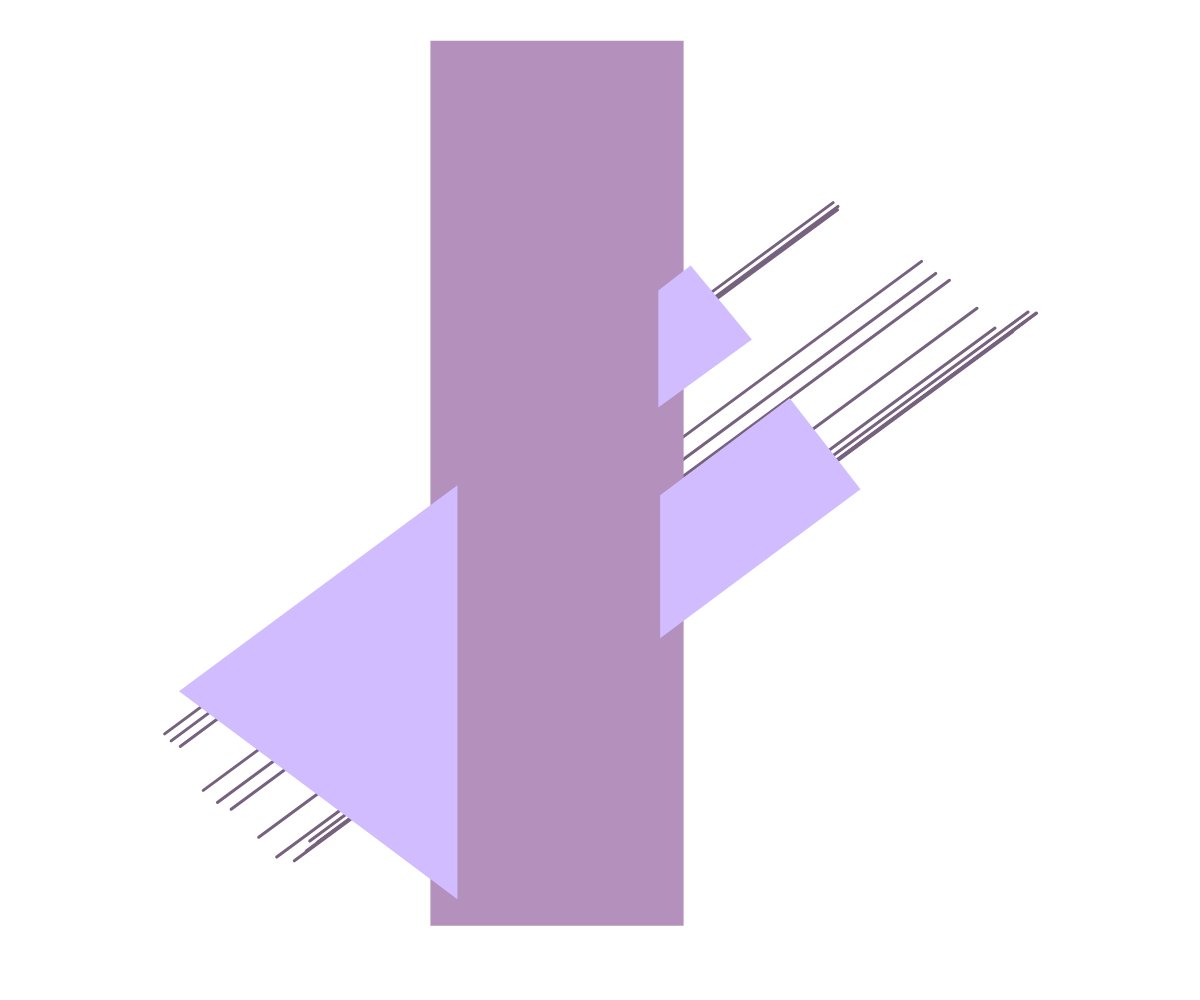
Frame 1 (no input)
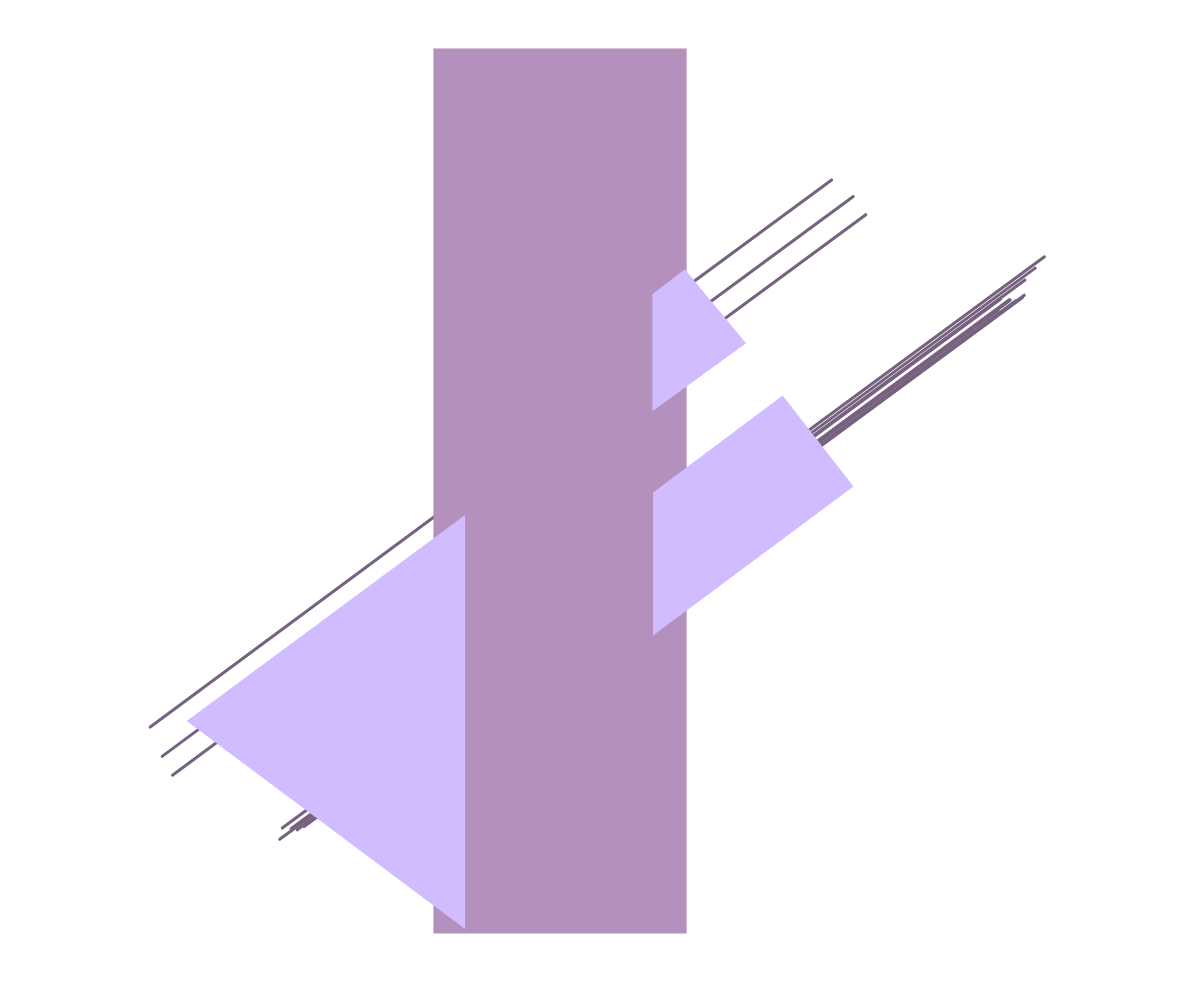
Frame 60 (no input)
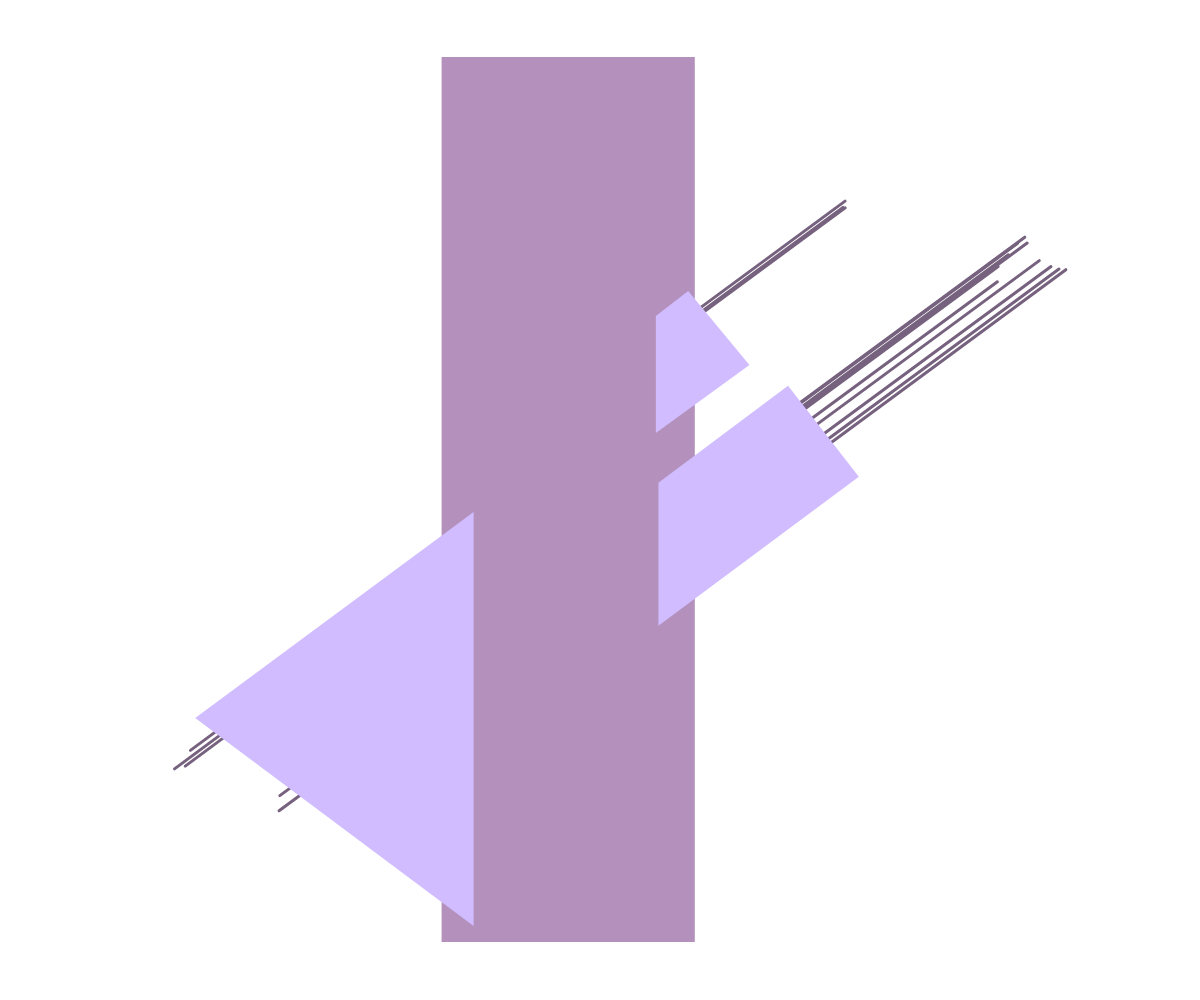
Frame 120 (the mouse pressed at the canvas centre since frame 60)

The p5.js sketch that drew these frames (run headless with seeded random() and noise() and a simulated clock; from frame 60 on, the mouse is pressed at the canvas centre):

// p5.js sketch
// ── sketch.js
//This class draws groups of lines using a class.
//In this class, the start points'X location, start points'Y location, end points'X location, end points'Y location, angle, number of lines in each group, color, space, strokeWeight
//are used as parameters.

class lineGroup {
  constructor(startX, startY, endX, endY, angle, numLines, color, space, strokeWeight) {
    this.startX = startX;
    this.startY = startY;
    this.endX = endX;
    this.endY = endY;
    this.angle = angle;
    this.numLines = numLines;
    this.color = color;
    this.lineSpacing = space; 
    this.strokeWeight = strokeWeight;
    this.noiseOffset = random(1000); // Perlin noise offset for animation
  }

  draw() {
    stroke(this.color);//Set the color of the lines.

    strokeWeight(this.strokeWeight);// Set the line thickness.

    // Draw each line in the group at an offset based on line spacing and angle.
    for (let i = 0; i < this.numLines; i++) {
        // Calculate horizontal and vertical offsets for each line.
      let offsetX = cos(this.angle) * this.lineSpacing * i;
      let offsetY = sin(this.angle) * this.lineSpacing * i;

      let noiseX = map(noise(this.noiseOffset + i * 0.1), 0, 1, -100, 100);
      let noiseY = map(noise(this.noiseOffset + i * 0.1 + 100), 0, 1, -100, 100);

      // Draw the line with the calculated offsets.
      line(
        this.startX + offsetX + noiseX,
        this.startY + offsetY + noiseY,
        this.endX + offsetX + noiseX,
        this.endY + offsetY + noiseY
      );
    }

    this.noiseOffset += 0.01;
  }
}
//Storing the line groups into an array.
let groups = [];
let colorMiddle;// Color for the middle layer.
let colorTop; // Color for the top layer.

// perlin noise of each elements' offset
let rectNoiseOffset = 100;
let triNoiseOffset = 200;
let quad1NoiseOffset = 400;
let quad2NoiseOffset = 600;

function setup() {
  createCanvas(windowWidth, windowHeight);// Set canvas to full window size.
  background(255); // Set background to white.

  drawLineGroups();// Draw the initial set of line groups.
  colorMiddle = color(random(145,188), 145, 188);// Define color for the middle layer.
  colorTop = color(random(188,255), 188, 255);// Define color for the top layer.
}

function draw() {
  // make the animation doesn't leave path
  background(255);
  // Draw all base layer line groups stored in the groups array.
  for (let group of groups) {
    group.draw();
  }

  drawMiddleLayer();// Draw the middle layer.
  drawTopLayer();// Draw the top layer.

  // set the noise increment for the elements
  rectNoiseOffset += 0.01;
  triNoiseOffset += 0.01;
  quad1NoiseOffset += 0.02;
  quad2NoiseOffset += 0.03;
}

function drawLineGroups() {
   // Clear existing groups when resizing
  groups = [];

   // Define properties for each line group in the base layer.
  let baseLayer1StartX = 0.15 * windowWidth;
  let baseLayer1StartY = 0.75 * windowHeight;
  let baseLayer1EndX = 0.544 * windowWidth;
  let baseLayer1EndY = 0.4 * windowHeight;
  let baseLayer1Angle = PI / 6.78;

  let baseLayer2StartX = 0.582 * windowWidth;
  let baseLayer2StartY = 0.325 * windowHeight;
  let baseLayer2EndX = 0.72 * windowWidth;
  let baseLayer2EndY = 0.203 * windowHeight;
  let baseLayer2Angle = PI / 6.78;

  let baseLayer3StartX = 0.2314 * windowWidth;
  let baseLayer3StartY = 0.814 * windowHeight;
  let baseLayer3EndX = 0.83 * windowWidth;
  let baseLayer3EndY = 0.285 * windowHeight;
  let baseLayer3Angle = PI / 6.78;
 
  // Set a random color for the base layer.
  let colorBase = color(random(98,126), 98, 126);

 // Add new line groups to the groups array with specified properties.
  groups.push(new lineGroup(baseLayer1StartX, baseLayer1StartY, baseLayer1EndX, baseLayer1EndY, baseLayer1Angle, 3, colorBase, 10, 3));
  groups.push(new lineGroup(baseLayer2StartX, baseLayer2StartY, baseLayer2EndX, baseLayer2EndY, baseLayer2Angle, 3, colorBase, 10, 3));
  groups.push(new lineGroup(baseLayer3StartX, baseLayer3StartY, baseLayer3EndX, baseLayer3EndY, baseLayer3Angle, 10, colorBase, 5, 3));
}

function drawMiddleLayer() {
  // Draw a rectangle as the middle layer in the specified location and size.
  let middleLayerX = 0.38 * windowWidth;
  let middleLayerY = 0.061 * windowHeight;
  let middleLayerWidth = 0.211 * windowWidth;
  let middleLayerHeight = 0.885 * windowHeight;
  
  //set perlin noise for the rectangle
  let noiseX = map(noise(rectNoiseOffset), 0, 1, -50, 50);
  let noiseY = map(noise(rectNoiseOffset + 100), 0, 1, -50, 50);

  noStroke();
  fill(colorMiddle);
  rect(middleLayerX + noiseX, middleLayerY + noiseY, middleLayerWidth, middleLayerHeight);
}

function drawTopLayer() {
  
  //set perlin noise for the triangle
  let noiseX1 = map(noise(triNoiseOffset), 0, 1, -50, 50);
  let noiseY1 = map(noise(triNoiseOffset + 100), 0, 1, -50, 50);

  // Draw a triangle as part of the top layer.
  fill(colorTop);
  triangle(
    0.398 * windowWidth + noiseX1, 0.505 * windowHeight + noiseY1,
    0.166 * windowWidth + noiseX1, 0.711 * windowHeight + noiseY1,
    0.398 * windowWidth + noiseX1, 0.919 * windowHeight + noiseY1
  );
  
  //set perlin noise for the first quad
  let noiseX2 = map(noise(quad1NoiseOffset), 0, 1, -50, 50);
  let noiseY2 = map(noise(quad1NoiseOffset + 100), 0, 1, -50, 50);
   
  // Draw first quadrilateral as part of the top layer.
  fill(colorTop);
  quad(
    0.558 * windowWidth + noiseX2, 0.308 * windowHeight + noiseY2,
    0.585 * windowWidth + noiseX2, 0.283 * windowHeight + noiseY2,
    0.636 * windowWidth + noiseX2, 0.357 * windowHeight + noiseY2,
    0.558 * windowWidth + noiseX2, 0.425 * windowHeight + noiseY2
  );
 
  //set perlin noise for the second quad
  let noiseX3 = map(noise(quad2NoiseOffset), 0, 1, -50, 50);
  let noiseY3 = map(noise(quad2NoiseOffset + 100), 0, 1, -50, 50);
 
  // Draw second quadrilateral as part of the top layer.
  fill(colorTop);
  quad(
    0.558 * windowWidth + noiseX3, 0.5 * windowHeight + noiseY3,
    0.558 * windowWidth + noiseX3, 0.643 * windowHeight + noiseY3,
    0.725 * windowWidth + noiseX3, 0.494 * windowHeight + noiseY3,
    0.666 * windowWidth + noiseX3, 0.403 * windowHeight + noiseY3
  );
}

function windowResized() {
   // Adjust canvas size and redraw the shape when the window is resized.
  resizeCanvas(windowWidth, windowHeight);
  drawLineGroups();
}
